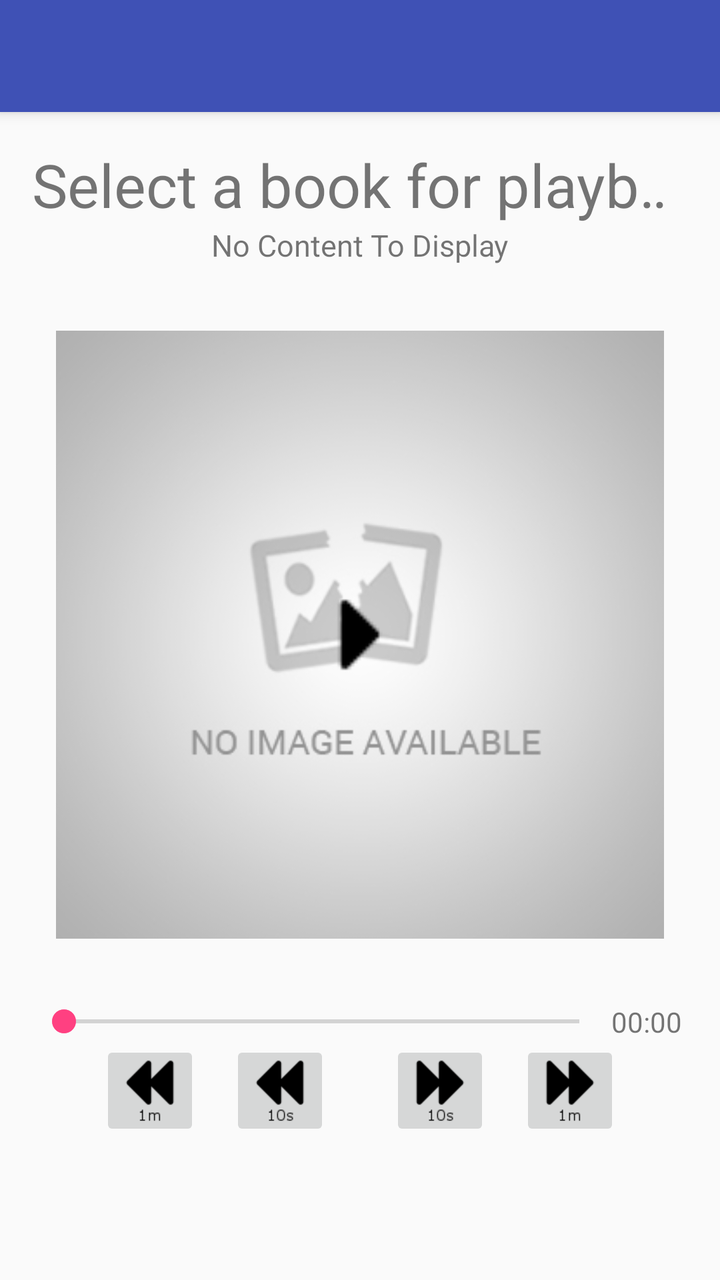
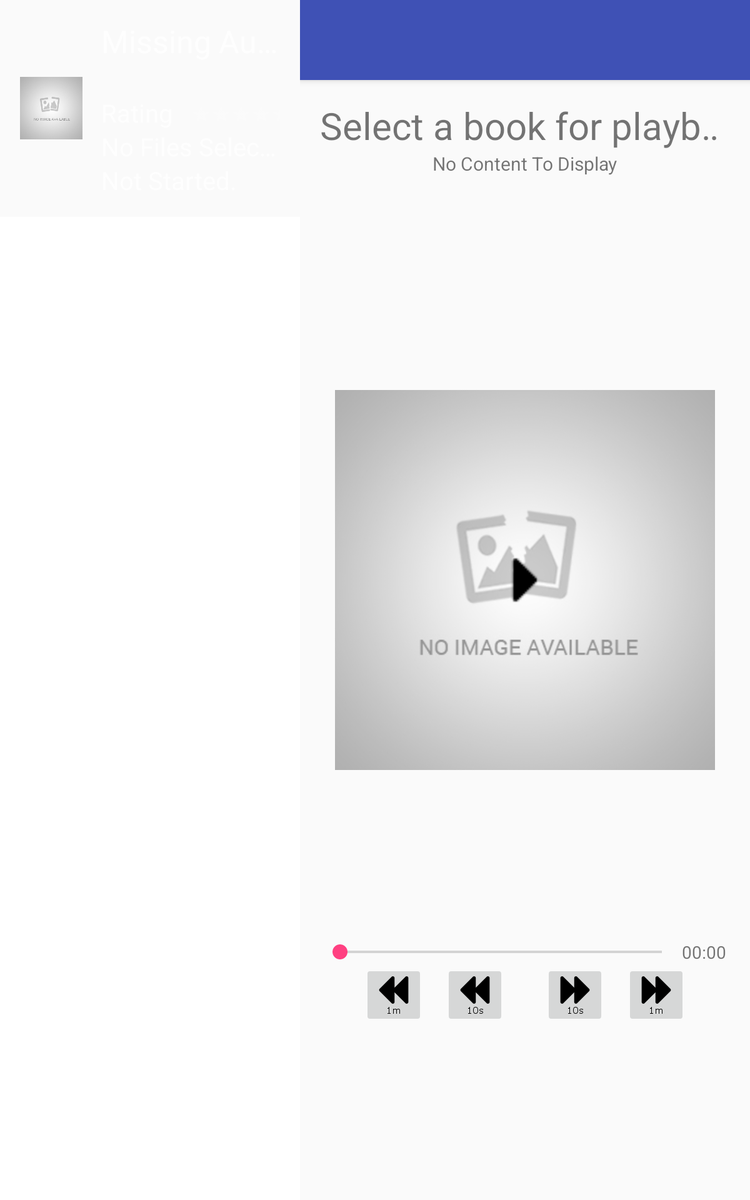

One screen, two layout resources from the same app: the default and the author's alternative for another configuration. Each is rendered where Android would select it; the XML of both is given below.
<!-- AndroidManifest.xml: activity theme AppTheme.NoActionBar -->
<!-- res/layout/activity_player.xml -->
<?xml version="1.0" encoding="utf-8"?>
<android.support.v4.widget.DrawerLayout
    xmlns:android="http://schemas.android.com/apk/res/android"
    xmlns:app="http://schemas.android.com/apk/res-auto"
    xmlns:tools="http://schemas.android.com/tools"
    android:id="@+id/drawer_layout"
    android:layout_width="match_parent"
    android:layout_height="match_parent"
    android:fitsSystemWindows="true"
    tools:openDrawer="start">

    <include
        layout="@layout/app_bar_player"
        android:layout_width="match_parent"
        android:layout_height="match_parent" />

    <LinearLayout
        android:layout_width="match_parent"
        android:layout_height="match_parent"
        android:orientation="vertical"
        android:layout_gravity="start"
        >
        <include
            layout="@layout/nav_header_player"
            android:layout_width="match_parent"
            android:layout_height="wrap_content"
            />
        <ListView
            android:id="@+id/left_drawer"
            android:layout_width="match_parent"
            android:layout_height="match_parent"
            android:layout_gravity="start"
            android:fitsSystemWindows="true"
            android:choiceMode="singleChoice"
            android:listSelector="@drawable/bg_key"
            android:background="@color/white"
            />
    </LinearLayout>
</android.support.v4.widget.DrawerLayout>
<!-- res/layout/app_bar_player.xml (included above) -->
<?xml version="1.0" encoding="utf-8"?>
<android.support.design.widget.CoordinatorLayout
    xmlns:android="http://schemas.android.com/apk/res/android"
    xmlns:app="http://schemas.android.com/apk/res-auto"
    xmlns:tools="http://schemas.android.com/tools"
    android:layout_width="match_parent"
    android:layout_height="match_parent"
    android:fitsSystemWindows="true"
    tools:context="com.etechtour.audiobookplayer.PlayerActivity">

    <android.support.design.widget.AppBarLayout
        android:layout_width="match_parent"
        android:layout_height="wrap_content"
        android:theme="@style/AppTheme.AppBarOverlay">

        <android.support.v7.widget.Toolbar
            android:id="@+id/toolbar"
            android:layout_width="match_parent"
            android:layout_height="?attr/actionBarSize"
            android:background="?attr/colorPrimary"
            app:popupTheme="@style/AppTheme.PopupOverlay" />

    </android.support.design.widget.AppBarLayout>

    <include layout="@layout/content_player" />
</android.support.design.widget.CoordinatorLayout>
<!-- res/layout/nav_header_player.xml (included above) -->
<?xml version="1.0" encoding="utf-8"?>
<LinearLayout xmlns:android="http://schemas.android.com/apk/res/android"
    android:layout_width="match_parent"
    android:layout_height="wrap_content"
    android:background="@drawable/side_nav_bar"
    android:orientation="horizontal"
    android:paddingBottom="@dimen/activity_vertical_margin"
    android:paddingLeft="@dimen/activity_horizontal_margin"
    android:paddingRight="@dimen/activity_horizontal_margin"
    android:paddingTop="@dimen/activity_vertical_margin"
    android:theme="@style/ThemeOverlay.AppCompat.Dark"
    android:id="@+id/nav_linlayout"
    >

    <ImageView
        android:id="@+id/nav_albumart"
        android:layout_width="50dp"
        android:layout_height="50dp"
        android:src="@drawable/placeholder"
        android:layout_gravity="center_vertical"
        />
    <LinearLayout
        android:layout_width="match_parent"
        android:layout_height="wrap_content"
        android:orientation="vertical"
        android:paddingLeft="15dp"
        >
        <TextView
            android:id="@+id/nav_title"
            android:layout_width="match_parent"
            android:layout_height="wrap_content"
            android:textSize="25sp"
            android:text="@string/empty_nav_title"
            android:singleLine="true"
            />
        <TextView
            android:id="@+id/nav_audiobook"
            android:layout_width="wrap_content"
            android:layout_height="wrap_content"
            android:text="@string/empty_nav_audiobook"
            android:textSize="20sp"
            android:singleLine="true"
            />
        <LinearLayout
            android:layout_width="wrap_content"
            android:layout_height="wrap_content"
            android:orientation="horizontal">
            <TextView
                android:id="@+id/nav_rating"
                android:layout_width="wrap_content"
                android:layout_height="wrap_content"
                android:text="Rating"
                android:textSize="20sp"
                />
            <RatingBar
                android:layout_width="wrap_content"
                android:layout_height="wrap_content"
                android:id="@+id/nav_ratingbar"
                android:numStars="5"
                android:isIndicator="false"
                style="?android:attr/ratingBarStyleSmall"
                android:clickable="true"
                android:paddingTop="3dp"
                android:stepSize="0.5"
                android:layout_marginLeft="15dp"
                android:layout_gravity="center_vertical"
                />
        </LinearLayout>
        <TextView
            android:id="@+id/nav_numfiles"
            android:layout_width="wrap_content"
            android:layout_height="wrap_content"
            android:text="@string/empty_nav_file"
            android:textSize="20sp"
            android:singleLine="true"
            />
        <TextView
            android:id="@+id/nav_percentage"
            android:layout_width="wrap_content"
            android:layout_height="wrap_content"
            android:text="@string/empty_nav_percent"
            android:textSize="20sp"
            android:singleLine="true"
            />
    </LinearLayout>
</LinearLayout>
<!-- res/layout/content_player.xml (included above) -->
<?xml version="1.0" encoding="utf-8"?>
<LinearLayout xmlns:android="http://schemas.android.com/apk/res/android"
    xmlns:app="http://schemas.android.com/apk/res-auto"
    xmlns:tools="http://schemas.android.com/tools"
    android:layout_width="match_parent"
    android:layout_height="match_parent"
    android:orientation="vertical"
    android:paddingBottom="@dimen/activity_vertical_margin"
    android:paddingTop="@dimen/activity_vertical_margin"
    android:paddingLeft="@dimen/activity_horizontal_margin"
    android:paddingRight="@dimen/activity_horizontal_margin"
    app:layout_behavior="@string/appbar_scrolling_view_behavior"
    tools:context="com.etechtour.audiobookplayer.PlayerActivity"
    tools:showIn="@layout/app_bar_player">
    <LinearLayout
        android:layout_width="match_parent"
        android:layout_height="0dp"
        android:id="@+id/lin_details"
        android:orientation="horizontal"
        android:layout_weight=".5"
        android:gravity="center"
        >
        
            
            
            
            
            
            
        <LinearLayout
            android:layout_width="match_parent"
            android:layout_height="wrap_content"
            android:orientation="vertical"
            android:layout_gravity="center_horizontal"
            android:gravity="center"
            android:layout_weight="55"
            >
            
            <TextView
                android:layout_width="wrap_content"
                android:layout_height="wrap_content"
                android:text="@string/empty_album"
                android:textSize="30sp"
                android:id="@+id/content_album"
                android:singleLine="true"
                android:ellipsize="marquee"
                android:marqueeRepeatLimit="marquee_forever"
                android:scrollHorizontally="true"
                />
            <TextView
                android:layout_width="wrap_content"
                android:layout_height="wrap_content"
                android:text="@string/empty_author"
                android:textSize="15sp"
                android:id="@+id/content_author"
                android:singleLine="true"
                android:ellipsize="marquee"
                android:marqueeRepeatLimit="marquee_forever"
                android:scrollHorizontally="true"
                />
        </LinearLayout>
        
            
            
            
            
            
            
    </LinearLayout>
    <RelativeLayout
        android:layout_width="match_parent"
        android:layout_height="0dp"
        android:orientation="horizontal"
        android:layout_weight="3"
        >
        <ImageButton
            android:id="@+id/content_btnPlayPause"
            android:layout_width="match_parent"
            android:layout_height="match_parent"
            android:src="@drawable/placeholder"
            android:adjustViewBounds="true"
            android:scaleType="fitCenter"
            android:backgroundTint="@android:color/transparent"
            />
        <ImageView
            android:id="@+id/content_img_playpause"
            android:layout_width="50dp"
            android:layout_height="50dp"
            android:layout_centerInParent="true"
            android:src="@drawable/play"
            />
    </RelativeLayout>
    <LinearLayout
        android:layout_width="match_parent"
        android:layout_height="0dp"
        android:layout_weight="1"
        android:orientation="vertical"
        >
        <LinearLayout
            android:layout_width="match_parent"
            android:layout_height="wrap_content"
            android:orientation="horizontal"
            android:gravity="center"
            >
            <SeekBar
                android:id="@+id/content_seekbar"
                android:layout_width="wrap_content"
                android:layout_height="wrap_content"
                android:layout_weight="90"
                />
            <TextView
                android:id="@+id/content_seekbar_textview"
                android:layout_width="wrap_content"
                android:layout_height="wrap_content"
                android:text="00:00"
                android:layout_weight="1"
                android:singleLine="true"
                />
        </LinearLayout>

        <LinearLayout
            android:layout_width="match_parent"
            android:layout_height="match_parent"
            android:orientation="horizontal"
            android:gravity="center_horizontal">
            <ImageButton
                android:id="@+id/content_btnRWBig"
                android:layout_width="50dp"
                android:layout_height="50dp"
                android:src="@drawable/rewind_text_1m"
                android:scaleType="center"
                android:layout_marginEnd="15dp"
                />
            <ImageButton
                android:id="@+id/content_btnRWSmall"
                android:layout_width="50dp"
                android:layout_height="50dp"
                android:src="@drawable/rewind_text_10s"
                android:scaleType="center"
                android:layout_marginEnd="15dp"
                />
            <ImageButton
                android:id="@+id/content_btnFFSmall"
                android:layout_width="50dp"
                android:layout_height="50dp"
                android:src="@drawable/fastforward_text_10s"
                android:scaleType="center"
                android:layout_marginStart="15dp"
                />
            <ImageButton
                android:id="@+id/content_btnFFBig"
                android:layout_width="50dp"
                android:layout_height="50dp"
                android:src="@drawable/fastforward_text_1m"
                android:scaleType="center"
                android:layout_marginStart="15dp"
                />
        </LinearLayout>

    </LinearLayout>

</LinearLayout>
<!-- resources referenced by this layout -->
<resources>
  <color name="white">#FFFFFF</color>
  <dimen name="activity_horizontal_margin">16dp</dimen>
  <dimen name="activity_vertical_margin">16dp</dimen>
  <!-- drawable bg_key (drawable-hdpi) -->
  <?xml version="1.0" encoding="utf-8"?>
  <selector xmlns:android="http://schemas.android.com/apk/res/android">
      
      <item
          android:state_selected="false"
          android:state_pressed="false"
          android:drawable="@color/white" />
      <item android:state_pressed="true"
          android:drawable="@color/colorAccent" />
      <item android:state_selected="true"
          android:state_pressed="false"
          android:drawable="@color/colorAccent" />
  </selector>
  <!-- drawable fastforward_text_10s: png bitmap (drawable-hdpi, 651 bytes) -->
  <!-- drawable fastforward_text_1m: png bitmap (drawable-hdpi, 593 bytes) -->
  <!-- drawable placeholder: png bitmap (drawable-hdpi, 28503 bytes) -->
  <!-- drawable play: png bitmap (drawable-mdpi, 270 bytes) -->
  <!-- drawable rewind_text_10s: png bitmap (drawable-hdpi, 645 bytes) -->
  <!-- drawable rewind_text_1m: png bitmap (drawable-hdpi, 586 bytes) -->
  <string name="empty_album">Select a book for playback.</string>
  <string name="empty_author">No Content To Display</string>
  <string name="empty_nav_audiobook" />
  <string name="empty_nav_file">No Files Selected</string>
  <string name="empty_nav_percent">Not Started.</string>
  <string name="empty_nav_title">Missing Audiobook</string>
  <style name="AppTheme.AppBarOverlay" parent="ThemeOverlay.AppCompat.Dark.ActionBar" />
  <style name="AppTheme.PopupOverlay" parent="ThemeOverlay.AppCompat.Light" />
  <style name="AppTheme.NoActionBar">
          <item name="windowActionBar">false</item>
          <item name="windowNoTitle">true</item>
      </style>
  <color name="colorAccent">#FF4081</color>
</resources>
<!-- res/layout-sw600dp/activity_player.xml (the author's variant of the layout above) -->
<!-- drawn on a 7-inch tablet held upright -->
<?xml version="1.0" encoding="utf-8"?>
<LinearLayout
    xmlns:android="http://schemas.android.com/apk/res/android"
    xmlns:app="http://schemas.android.com/apk/res-auto"
    xmlns:tools="http://schemas.android.com/tools"
    android:layout_width="match_parent"
    android:layout_height="match_parent"
    android:fitsSystemWindows="true"
    tools:openDrawer="start"
    android:orientation="vertical">

    <LinearLayout
        android:layout_width="match_parent"
        android:layout_height="match_parent"
        android:orientation="horizontal">
        <LinearLayout
            android:layout_width="0dp"
            android:layout_height="match_parent"
            android:orientation="vertical"
            android:layout_gravity="start"
            android:layout_weight="2"
            >
            <include
                layout="@layout/nav_header_player"
                android:layout_width="match_parent"
                android:layout_height="wrap_content"
                />
            <ListView
                android:id="@+id/left_drawer"
                android:layout_width="match_parent"
                android:layout_height="match_parent"
                android:layout_gravity="start"
                android:fitsSystemWindows="true"
                android:choiceMode="singleChoice"
                android:listSelector="@drawable/bg_key"
                android:background="@color/white"
                />
        </LinearLayout>

        <include
            layout="@layout/app_bar_player"
            android:layout_width="0dp"
            android:layout_height="match_parent"
            android:layout_weight="3"/>
    </LinearLayout>
</LinearLayout>
